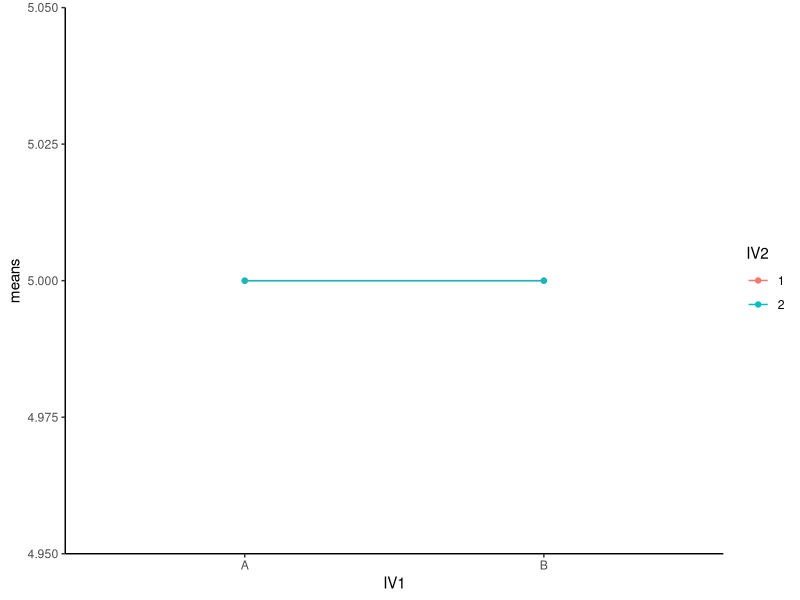
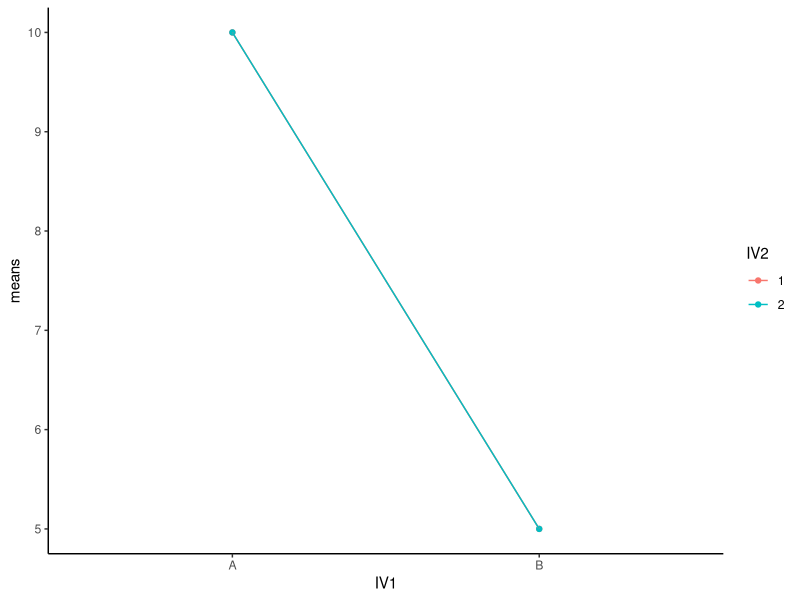
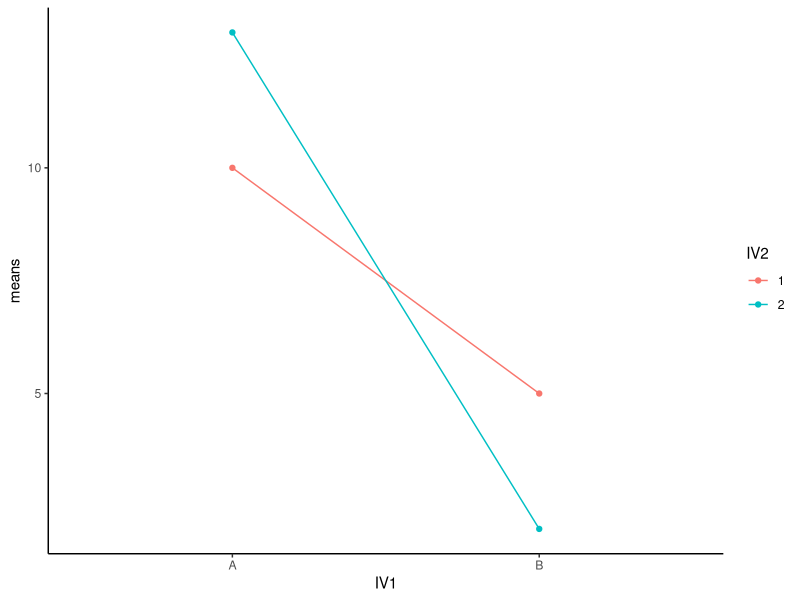
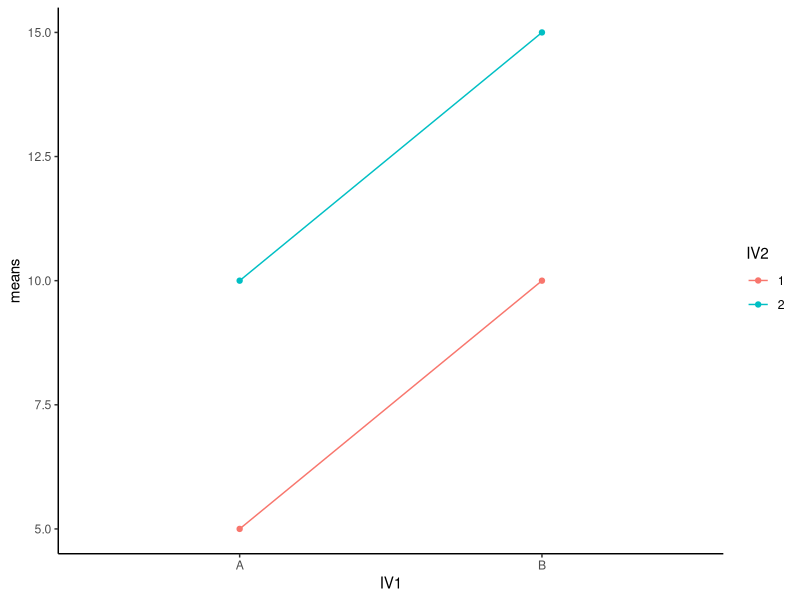
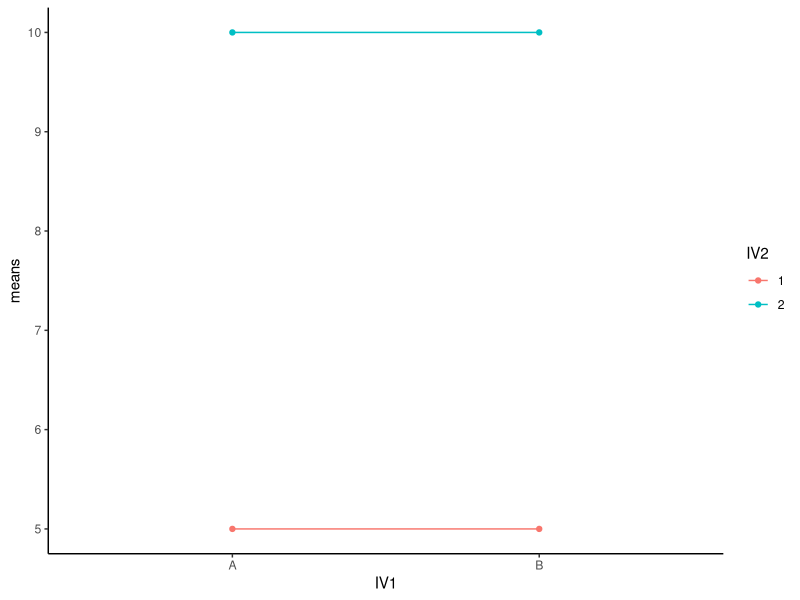

These charts were generated, in order, by the following R code: (Note: this script raises an error after producing the figures.)
## ---- chunk 1
library(ggplot2)
p1<- data.frame(IV1 = c("A","A","B","B"),
                IV2 = c("1","2","1","2"),
                means = c(5,5,5,5))
p2<- data.frame(IV1 = c("A","A","B","B"),
                IV2 = c("1","2","1","2"),
                means = c(10,10,5,5))
p3<- data.frame(IV1 = c("A","A","B","B"),
                IV2 = c("1","2","1","2"),
                means = c(10,13,5,2))
p4<- data.frame(IV1 = c("A","A","B","B"),
                IV2 = c("1","2","1","2"),
                means = c(5,10,10,15))
p5<- data.frame(IV1 = c("A","A","B","B"),
                IV2 = c("1","2","1","2"),
                means = c(10,18,5,7))
p6<- data.frame(IV1 = c("A","A","B","B"),
                IV2 = c("1","2","1","2"),
                means = c(5,10,5,10))
p7<- data.frame(IV1 = c("A","A","B","B"),
                IV2 = c("1","2","1","2"),
                means = c(2,12,5,9))
p8<- data.frame(IV1 = c("A","A","B","B"),
                IV2 = c("1","2","1","2"),
                means = c(5,10,10,5))

# no main effect and no interactions
ggplot(p1, aes(x=IV1, y=means, group=IV2, color=IV2))+
  geom_point()+
  geom_line()+
  theme_classic()

# the same main effect on both IV
ggplot(p2, aes(x=IV1, y=means, group=IV2, color=IV2))+
  geom_point()+
  geom_line()+
  theme_classic()

# both IV have a main effect and they interact with each other
ggplot(p3, aes(x=IV1, y=means, group=IV2, color=IV2))+
  geom_point()+
  geom_line()+
  theme_classic()

# both IV have a main effect but do not interact with each other
ggplot(p4, aes(x=IV1, y=means, group=IV2, color=IV2))+
  geom_point()+
  geom_line()+
  theme_classic()

# neither IV have a main effect, no interaction
ggplot(p6, aes(x=IV1, y=means, group=IV2, color=IV2))+
  geom_point()+
  geom_line()+
  theme_classic()

## ---- chunk 2

library(data.table)
all_data <- stroop_stand

RTs <- c(as.numeric(unlist(all_data[,1])),
         as.numeric(unlist(all_data[,2])),
         as.numeric(unlist(all_data[,3])),
         as.numeric(unlist(all_data[,4]))
         )

Congruency <- rep(rep(c("Congruent","Incongruent"),each=50),2)
Posture <- rep(c("Stand","Sit"),each=100)
Subject <- rep(1:50,4)

stroop_df <- data.frame(Subject,Congruency,Posture,RTs)


library(tidyr)

stroop_long<- gather(all_data, key=Condition, value=RTs, 
                     congruent_stand, incongruent_stand,
                     congruent_sit, incongruent_sit)
new_columns <- tstrsplit(stroop_long$Condition, "_", names=c("Congruency","Posture"))
stroop_long <- cbind(stroop_long,new_columns)
stroop_long <- cbind(stroop_long,Subject=rep(1:50,4))

library(dplyr)
library(ggplot2)


plot_means <- stroop_long %>%
            group_by(Congruency,Posture) %>%
            summarise(mean_RT = mean(RTs),
                      SEM = sd(RTs)/sqrt(length(RTs)))

ggplot(plot_means, aes(x=Posture, y=mean_RT, group=Congruency, fill=Congruency))+
  geom_bar(stat="identity", position="dodge")+
  geom_errorbar(aes(ymin=mean_RT-SEM, ymax=mean_RT+SEM), 
                position=position_dodge(width=0.9),
                width=.2)+
  theme_classic()+
  coord_cartesian(ylim=c(700,1000))


## ---- chunk 3
aov_out<-aov(RTs~Congruency*Posture, stroop_long)
summary_out<- summary(aov_out)
summary_out

## ---- chunk 4

p1<- data.frame(IV1 = c("A","A","B","B"),
                IV2 = c("1","2","1","2"),
                means = c(5,5,5,5))
p2<- data.frame(IV1 = c("A","A","B","B"),
                IV2 = c("1","2","1","2"),
                means = c(10,10,5,5))
p3<- data.frame(IV1 = c("A","A","B","B"),
                IV2 = c("1","2","1","2"),
                means = c(10,13,5,2))
p4<- data.frame(IV1 = c("A","A","B","B"),
                IV2 = c("1","2","1","2"),
                means = c(5,10,10,15))
p5<- data.frame(IV1 = c("A","A","B","B"),
                IV2 = c("1","2","1","2"),
                means = c(10,18,5,7))
p6<- data.frame(IV1 = c("A","A","B","B"),
                IV2 = c("1","2","1","2"),
                means = c(5,10,5,10))
p7<- data.frame(IV1 = c("A","A","B","B"),
                IV2 = c("1","2","1","2"),
                means = c(2,12,5,9))
p8<- data.frame(IV1 = c("A","A","B","B"),
                IV2 = c("1","2","1","2"),
                means = c(5,10,10,5))
all_22s <- rbind(p1,p2,p3,p4,p5,p6,p7,p8)
type <- c(rep("~1, ~2, ~1x2",4),
          rep("1, ~2, ~1x2",4),
          rep("1, ~2, 1x2",4),
          rep("1, 2, ~1x2",4),
          rep("1, 2, 1x2",4),
          rep("~1, 2, ~1x2",4),
          rep("~1, 2, 1x2",4),
          rep("~1, ~2, 1x2",4))
type<-as.factor(type)
all_22s <- cbind(all_22s,type)
ggplot(all_22s, aes(x=IV1, y=means, group=IV2, fill=IV2))+
  geom_bar(stat="identity", position="dodge")+
  theme_classic()+
  facet_wrap(~type, nrow=2)+
  theme(legend.position = "top")


ggplot(all_22s, aes(x=IV1, y=means, group=IV2, color=IV2))+
  geom_point()+
  geom_line()+
  theme_classic()+
  facet_wrap(~type, nrow=2)+
  theme(legend.position = "top")

## ---- chunk 5
sims <- rbinom(10000,7,0.5)
length(sims[sims > 0])/10000

save_sim <- tibble()

# loop to conduct i number of simulations
for(i in 1:10000){

  #simulate null data for a 2x2
  n <- 12
  factorial_data <- tibble(A = factor(rep(c("L1","L2"), each = n)),
                         B = factor(rep(rep(c("L1","L2"), each = n/2),2)),
                         C = factor(rep(c("L1","L2"), n)),
                         DV = rnorm(n*2,0,1))
  # compute ANOVA
  output <- summary(aov(DV ~ A*B*C, data = factorial_data))

  #save p-values for each effect
  sim_tibble <- tibble(p_vals = output[[1]]$`Pr(>F)`[1:7],
                       effect = c("A","B","C", "AxB", "AxC", "BxC", "AxBxC"),
                       sim = rep(i,7))

  #add the saved values to the overall tibble
  save_sim <-rbind(save_sim,sim_tibble)
}

type_I_errors <- save_sim %>%
  filter(p_vals < .05) %>%
  group_by(sim) %>%
  count()

dim(type_I_errors)[1]/10000

